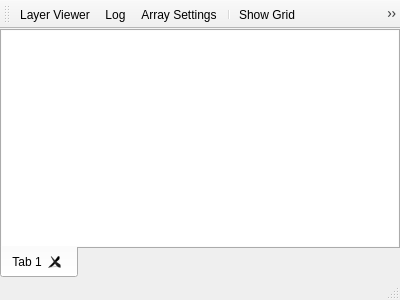
<?xml version="1.0" encoding="UTF-8"?>
<ui version="4.0">
 <class>Editor</class>
 <widget class="QMainWindow" name="Editor">
  <property name="geometry">
   <rect>
    <x>0</x>
    <y>0</y>
    <width>400</width>
    <height>300</height>
   </rect>
  </property>
  <property name="acceptDrops">
   <bool>false</bool>
  </property>
  <property name="windowTitle">
   <string>FastArray</string>
  </property>
  <property name="windowIcon">
   <iconset resource="icons.qrc">
    <normaloff>:/Toolbar/puzzle.ico</normaloff>:/Toolbar/puzzle.ico</iconset>
  </property>
  <property name="locale">
   <locale language="English" country="UnitedStates"/>
  </property>
  <widget class="QWidget" name="centralWidget">
   <layout class="QVBoxLayout" name="verticalLayout">
    <property name="spacing">
     <number>0</number>
    </property>
    <property name="leftMargin">
     <number>0</number>
    </property>
    <property name="topMargin">
     <number>0</number>
    </property>
    <property name="rightMargin">
     <number>0</number>
    </property>
    <property name="bottomMargin">
     <number>0</number>
    </property>
    <item>
     <widget class="ProjectTabWidget" name="tabWidget">
      <property name="tabPosition">
       <enum>QTabWidget::South</enum>
      </property>
      <property name="currentIndex">
       <number>0</number>
      </property>
      <property name="tabsClosable">
       <bool>true</bool>
      </property>
      <property name="movable">
       <bool>true</bool>
      </property>
      <widget class="QWidget" name="tab_3">
       <attribute name="title">
        <string>Tab 1</string>
       </attribute>
       <layout class="QVBoxLayout" name="verticalLayout_2">
        <property name="spacing">
         <number>0</number>
        </property>
        <property name="leftMargin">
         <number>0</number>
        </property>
        <property name="topMargin">
         <number>0</number>
        </property>
        <property name="rightMargin">
         <number>0</number>
        </property>
        <property name="bottomMargin">
         <number>0</number>
        </property>
        <item>
         <widget class="EditorView" name="graphicsView">
          <property name="frameShape">
           <enum>QFrame::NoFrame</enum>
          </property>
          <property name="frameShadow">
           <enum>QFrame::Plain</enum>
          </property>
          <property name="lineWidth">
           <number>0</number>
          </property>
          <property name="transformationAnchor">
           <enum>QGraphicsView::AnchorUnderMouse</enum>
          </property>
         </widget>
        </item>
       </layout>
      </widget>
     </widget>
    </item>
   </layout>
  </widget>
  <widget class="QMenuBar" name="menuBar">
   <property name="geometry">
    <rect>
     <x>0</x>
     <y>0</y>
     <width>400</width>
     <height>21</height>
    </rect>
   </property>
  </widget>
  <widget class="QToolBar" name="mainToolBar">
   <attribute name="toolBarArea">
    <enum>TopToolBarArea</enum>
   </attribute>
   <attribute name="toolBarBreak">
    <bool>false</bool>
   </attribute>
   <addaction name="actionLayerViewer"/>
   <addaction name="actionLog"/>
   <addaction name="actionArraySettings"/>
   <addaction name="separator"/>
   <addaction name="actionShowGrid"/>
   <addaction name="actionEnablePanning"/>
   <addaction name="separator"/>
   <addaction name="actionCropArray"/>
   <addaction name="actionSaveArray"/>
  </widget>
  <widget class="QStatusBar" name="statusBar"/>
  <action name="actionLog">
   <property name="checkable">
    <bool>true</bool>
   </property>
   <property name="icon">
    <iconset resource="icons.qrc">
     <normaloff>:/Toolbar/Log.ico</normaloff>:/Toolbar/Log.ico</iconset>
   </property>
   <property name="text">
    <string>Log</string>
   </property>
   <property name="toolTip">
    <string>Displays the log viewer (CTRL+L)</string>
   </property>
  </action>
  <action name="actionLayerViewer">
   <property name="checkable">
    <bool>true</bool>
   </property>
   <property name="icon">
    <iconset resource="icons.qrc">
     <normaloff>:/Toolbar/layer1.ico</normaloff>:/Toolbar/layer1.ico</iconset>
   </property>
   <property name="text">
    <string>Layer Viewer</string>
   </property>
   <property name="toolTip">
    <string>Displays the layer viewer (L)</string>
   </property>
  </action>
  <action name="actionShowGrid">
   <property name="checkable">
    <bool>true</bool>
   </property>
   <property name="icon">
    <iconset resource="icons.qrc">
     <normaloff>:/Toolbar/grid.ico</normaloff>:/Toolbar/grid.ico</iconset>
   </property>
   <property name="text">
    <string>Show Grid</string>
   </property>
   <property name="toolTip">
    <string>Toggles grid (G)</string>
   </property>
  </action>
  <action name="actionEnablePanning">
   <property name="checkable">
    <bool>true</bool>
   </property>
   <property name="icon">
    <iconset resource="icons.qrc">
     <normaloff>:/Toolbar/pan.ico</normaloff>:/Toolbar/pan.ico</iconset>
   </property>
   <property name="text">
    <string>Enable Panning</string>
   </property>
   <property name="toolTip">
    <string>Enables panning mode (CTRL)</string>
   </property>
  </action>
  <action name="actionCropArray">
   <property name="icon">
    <iconset resource="icons.qrc">
     <normaloff>:/Toolbar/crop.ico</normaloff>:/Toolbar/crop.ico</iconset>
   </property>
   <property name="text">
    <string>Crop Array</string>
   </property>
   <property name="toolTip">
    <string>Crops the current array (C)</string>
   </property>
   <property name="shortcut">
    <string>C</string>
   </property>
  </action>
  <action name="actionSaveArray">
   <property name="icon">
    <iconset resource="icons.qrc">
     <normaloff>:/Toolbar/save.ico</normaloff>:/Toolbar/save.ico</iconset>
   </property>
   <property name="text">
    <string>Save Array</string>
   </property>
   <property name="toolTip">
    <string>Saves the current array (F5)</string>
   </property>
   <property name="shortcut">
    <string>F5</string>
   </property>
  </action>
  <action name="actionArraySettings">
   <property name="icon">
    <iconset resource="icons.qrc">
     <normaloff>:/Toolbar/Settings.ico</normaloff>:/Toolbar/Settings.ico</iconset>
   </property>
   <property name="text">
    <string>Array Settings</string>
   </property>
   <property name="toolTip">
    <string>Settings of the current array (S)</string>
   </property>
   <property name="shortcut">
    <string>S</string>
   </property>
  </action>
 </widget>
 <layoutdefault spacing="6" margin="11"/>
 <customwidgets>
  <customwidget>
   <class>EditorView</class>
   <extends>QGraphicsView</extends>
   <header>editorview.h</header>
  </customwidget>
  <customwidget>
   <class>ProjectTabWidget</class>
   <extends>QTabWidget</extends>
   <header>projecttabwidget.h</header>
   <container>1</container>
  </customwidget>
 </customwidgets>
 <resources>
  <include location="icons.qrc"/>
 </resources>
 <connections/>
</ui>
